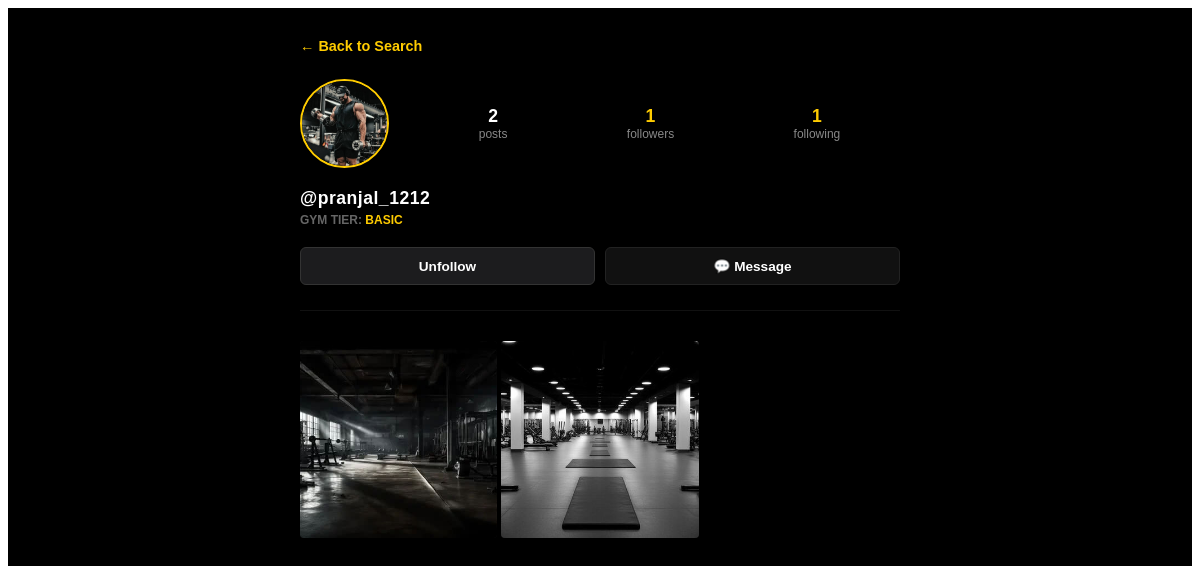
/user/pranjal_1212/ (signed in), run on the app's committed database.
### users/models.py (models this page shows, shortened)
class Profile(models.Model):
    user = models.OneToOneField(User, on_delete=models.CASCADE, related_name='profile')
    active_plan = models.CharField(max_length=100, default="No Active Plan")
    plan_activated_on = models.DateTimeField(auto_now=True)

### gym/models.py (models this page shows, shortened)
class GymPost(models.Model):
    user = models.ForeignKey(User, on_delete=models.CASCADE, related_name='posts')
    image = models.ImageField(upload_to='gym_posts/')
    caption = models.CharField(max_length=250, blank=True)
    created_at = models.DateTimeField(auto_now_add=True)
    class Meta:
        ordering = ['-created_at']

### gym/views.py (the view)
# urls.py: path('user/<str:username>/', views.public_profile_view, name='public_profile_view'),
@login_required(login_url='login')
def public_profile_view(request, username):
    if username == request.user.username:
        return redirect('profile')
    target_user = get_object_or_404(User.objects.select_related('profile'), username=username)
    active_plan = target_user.profile.active_plan if hasattr(target_user, 'profile') else "No Plan"
    followers_count = FollowSystem.objects.filter(following=target_user).count()
    following_count = FollowSystem.objects.filter(follower=target_user).count()
    is_following = FollowSystem.objects.filter(follower=request.user, following=target_user).exists()
    user_posts = GymPost.objects.filter(user=target_user).prefetch_related('likes', 'comments__user')
    return render(request, 'public_profile.html', {
        'target_user': target_user, 'active_plan': active_plan, 'followers_count': followers_count,
        'following_count': following_count, 'is_following': is_following, 'posts': user_posts
    })

### templates/public_profile.html (shortened to what this page needs)
<div style="background: #000000; min-height: 100vh; padding: 30px 15px; font-family: 'Poppins', sans-serif; color: #fff; padding-bottom: 100px;">
    <div style="max-width: 600px; margin: 0 auto;">
        <div style="margin-bottom: 25px;">
            <a href="{% url 'search_users' %}" style="color: #ffcc00; text-decoration: none; font-size: 0.9rem; font-weight: 600;">← Back to Search</a>
        </div>
        <div style="display: flex; flex-direction: column; border-bottom: 1px solid #111; padding-bottom: 25px; margin-bottom: 25px; gap: 20px;">
            <div style="display: flex; align-items: center; gap: 30px; width: 100%;">
                {% if target_user.profile.profile_pic %}
                    <img src="{{ target_user.profile.profile_pic.url }}" style="width: 85px; height: 85px; border-radius: 50%; object-fit: cover; border: 2px solid #ffcc00; flex-shrink: 0;">
                {% else %}
                    <div style="width: 85px; height: 85px; background: #1a1a1a; border-radius: 50%; display: flex; align-items: center; justify-content: center; font-size: 1.8rem; color: #ffcc00; font-weight: bold; border: 2px solid #ffcc00; flex-shrink: 0;">
                        {{ target_user.username|slice:":1"|upper }}
                    </div>
                {% endif %}
                <div style="display: flex; justify-content: space-around; flex: 1; text-align: center;">
                    <div>
                        <div style="color: #fff; font-size: 1.1rem; font-weight: 800;">{{ posts.count }}</div>
                        <div style="color: #888; font-size: 0.75rem;">posts</div>
                    </div>
                    <div onclick="openConnectionsModal('{{ target_user.id }}', 'followers')" style="cursor: pointer;" onmouseover="this.style.opacity='0.8'" onmouseout="this.style.opacity='1'">
                        <div id="followers-count" style="color: #ffcc00; font-size: 1.1rem; font-weight: 800;">{{ followers_count }}</div>
                        <div style="color: #888; font-size: 0.75rem;">followers</div>
                    </div>
                    <div onclick="openConnectionsModal('{{ target_user.id }}', 'following')" style="cursor: pointer;" onmouseover="this.style.opacity='0.8'" onmouseout="this.style.opacity='1'">
                        <div id="following-count" style="color: #ffcc00; font-size: 1.1rem; font-weight: 800;">{{ following_count }}</div>
                        <div style="color: #888; font-size: 0.75rem;">following</div>
                    </div>
                </div>
            </div>
            <div>
                <h3 style="margin: 0; font-size: 1.1rem; font-weight: 800; letter-spacing: 0.5px;">@{{ target_user.username }}</h3>
                <div style="margin-top: 4px; font-size: 0.75rem; color: #666; font-weight: 600; text-transform: uppercase;">
                    Gym Tier: <span style="color: #ffcc00;">{{ active_plan }}</span>
                </div>
            </div>
            <div style="display: flex; gap: 10px; width: 100%;">
                <button id="follow-btn" onclick="processFollowAction('{{ target_user.username }}')" style="border: none; outline: none; padding: 10px; border-radius: 6px; font-weight: bold; font-size: 0.85rem; cursor: pointer; transition: all 0.2s; flex: 1; text-align: center; {% if is_following %} background: #1c1c1e; color: #fff; border: 1px solid #333; {% else %} background: #ffcc00; color: #000; {% endif %}">
                    {% if is_following %} Unfollow {% else %} Follow {% endif %}
                </button>
                <a href="/chat/{{ target_user.username }}/" style="background: #111; color: #fff; border: 1px solid #222; text-decoration: none; padding: 10px; border-radius: 6px; font-size: 0.85rem; font-weight: bold; display: inline-flex; align-items: center; justify-content: center; transition: all 0.2s; flex: 1; text-align: center;" onmouseover="this.style.borderColor='#ffcc00'" onmouseout="this.style.borderColor='#222'">
                    💬 Message
                </a>
            </div>
        </div>
        <div style="display: grid; grid-template-columns: repeat(3, 1fr); gap: 4px; padding: 5px 0;">
            {% for post in posts %}
                {% with post_date=post.created_at|date:"d M, Y" %}
                    <div onclick="showPostDetail(
                    '{{ post.image.url }}',
                    '{{ target_user.username }}',
                    '{{ post.caption|escapejs }}',
                    '{{ post.likes.count }}',
                    '{{ post.comments.count }}',
                    '{{ post_date }}',
                    '{{ post.id }}'
                    )" class="grid-post-item" style="position: relative; width: 100%; aspect-ratio: 1 / 1; background: #111; overflow: hidden; border-radius: 4px; cursor: pointer;">
                        <img src="{{ post.image.url }}" style="width: 100%; height: 100%; object-fit: cover; display: block;">
                    </div>
                {% endwith %}
            {% empty %}
                <div style="grid-column: span 3; text-align: center; padding: 80px 20px; color: #444;">
                    <p style="margin: 0; font-size: 0.85rem; font-weight: 600;">No Matrix Posts Yet. 🏋️‍♂️</p>
                </div>
            {% endfor %}
        </div>
    </div>
</div>
{% include 'footer.html' %}

### data on the page
Profile: active_plan "BASIC"
GymPost: image (picture)
GymPost: image (picture)

### other printed values
{{ posts.count }} "2"
{{ followers_count }} "1"
{{ following_count }} "1"
{{ target_user.username }} "pranjal_1212"
